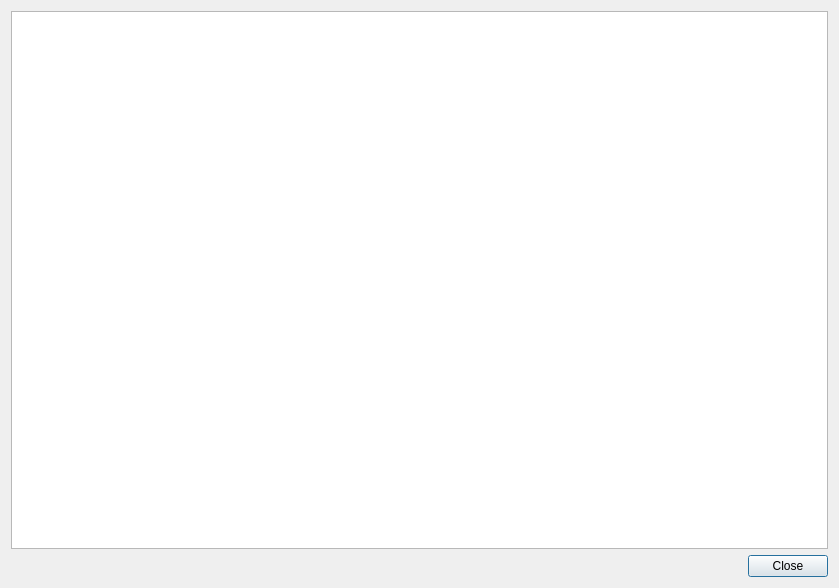
<?xml version="1.0" encoding="UTF-8"?>
<ui version="4.0">
 <class>SceneTestDialog</class>
 <widget class="QDialog" name="SceneTestDialog">
  <property name="geometry">
   <rect>
    <x>0</x>
    <y>0</y>
    <width>839</width>
    <height>588</height>
   </rect>
  </property>
  <property name="windowTitle">
   <string>Scene Test Log</string>
  </property>
  <layout class="QVBoxLayout" name="verticalLayout">
   <item>
    <widget class="QPlainTextEdit" name="logPanel">
     <property name="font">
      <font>
       <family>Lucida Console</family>
      </font>
     </property>
     <property name="readOnly">
      <bool>true</bool>
     </property>
    </widget>
   </item>
   <item>
    <widget class="QDialogButtonBox" name="buttonBox">
     <property name="orientation">
      <enum>Qt::Horizontal</enum>
     </property>
     <property name="standardButtons">
      <set>QDialogButtonBox::Close</set>
     </property>
    </widget>
   </item>
  </layout>
 </widget>
 <resources/>
 <connections>
  <connection>
   <sender>buttonBox</sender>
   <signal>accepted()</signal>
   <receiver>SceneTestDialog</receiver>
   <slot>accept()</slot>
   <hints>
    <hint type="sourcelabel">
     <x>248</x>
     <y>254</y>
    </hint>
    <hint type="destinationlabel">
     <x>157</x>
     <y>274</y>
    </hint>
   </hints>
  </connection>
  <connection>
   <sender>buttonBox</sender>
   <signal>rejected()</signal>
   <receiver>SceneTestDialog</receiver>
   <slot>reject()</slot>
   <hints>
    <hint type="sourcelabel">
     <x>316</x>
     <y>260</y>
    </hint>
    <hint type="destinationlabel">
     <x>286</x>
     <y>274</y>
    </hint>
   </hints>
  </connection>
 </connections>
</ui>
